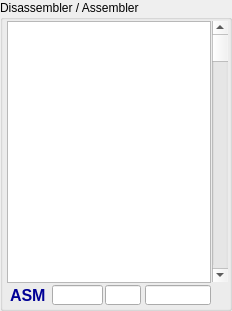
  <widget class="QGroupBox" name="DisassGroup">
   <property name="geometry">
    <rect>
     <x>10</x>
     <y>300</y>
     <width>232</width>
     <height>311</height>
    </rect>
   </property>
   <property name="title">
    <string>Disassembler / Assembler</string>
   </property>
   <widget class="QScrollBar" name="DisAssScroll">
    <property name="geometry">
     <rect>
      <x>212</x>
      <y>21</y>
      <width>16</width>
      <height>261</height>
     </rect>
    </property>
    <property name="maximum">
     <number>65790</number>
    </property>
    <property name="pageStep">
     <number>256</number>
    </property>
    <property name="orientation">
     <enum>Qt::Vertical</enum>
    </property>
   </widget>
   <widget class="QTableWidget" name="DisAssTable">
    <property name="geometry">
     <rect>
      <x>7</x>
      <y>21</y>
      <width>204</width>
      <height>262</height>
     </rect>
    </property>
    <property name="contextMenuPolicy">
     <enum>Qt::CustomContextMenu</enum>
    </property>
    <property name="verticalScrollBarPolicy">
     <enum>Qt::ScrollBarAlwaysOff</enum>
    </property>
    <property name="horizontalScrollBarPolicy">
     <enum>Qt::ScrollBarAlwaysOff</enum>
    </property>
    <property name="editTriggers">
     <set>QAbstractItemView::NoEditTriggers</set>
    </property>
    <property name="selectionMode">
     <enum>QAbstractItemView::NoSelection</enum>
    </property>
    <property name="selectionBehavior">
     <enum>QAbstractItemView::SelectRows</enum>
    </property>
    <property name="gridStyle">
     <enum>Qt::SolidLine</enum>
    </property>
    <attribute name="horizontalHeaderVisible">
     <bool>false</bool>
    </attribute>
    <attribute name="horizontalHeaderMinimumSectionSize">
     <number>23</number>
    </attribute>
    <attribute name="verticalHeaderVisible">
     <bool>false</bool>
    </attribute>
    <attribute name="verticalHeaderDefaultSectionSize">
     <number>13</number>
    </attribute>
    <attribute name="verticalHeaderHighlightSections">
     <bool>false</bool>
    </attribute>
    <attribute name="verticalHeaderMinimumSectionSize">
     <number>13</number>
    </attribute>
   </widget>
   <widget class="QLineEdit" name="AssAdresseIn">
    <property name="geometry">
     <rect>
      <x>52</x>
      <y>285</y>
      <width>51</width>
      <height>20</height>
     </rect>
    </property>
    <property name="focusPolicy">
     <enum>Qt::ClickFocus</enum>
    </property>
    <property name="styleSheet">
     <string notr="true">color: rgb(0, 0, 200);</string>
    </property>
    <property name="inputMethodHints">
     <set>Qt::ImhNone</set>
    </property>
    <property name="text">
     <string notr="true"/>
    </property>
    <property name="maxLength">
     <number>10</number>
    </property>
    <property name="echoMode">
     <enum>QLineEdit::Normal</enum>
    </property>
   </widget>
   <widget class="QLineEdit" name="AssMnemonicIn">
    <property name="geometry">
     <rect>
      <x>105</x>
      <y>285</y>
      <width>36</width>
      <height>20</height>
     </rect>
    </property>
    <property name="focusPolicy">
     <enum>Qt::ClickFocus</enum>
    </property>
    <property name="styleSheet">
     <string notr="true">color: rgb(0, 0, 200);</string>
    </property>
    <property name="inputMethodHints">
     <set>Qt::ImhNone</set>
    </property>
    <property name="text">
     <string notr="true"/>
    </property>
    <property name="maxLength">
     <number>3</number>
    </property>
   </widget>
   <widget class="QLineEdit" name="AssAdressierungIn">
    <property name="geometry">
     <rect>
      <x>145</x>
      <y>285</y>
      <width>66</width>
      <height>20</height>
     </rect>
    </property>
    <property name="focusPolicy">
     <enum>Qt::ClickFocus</enum>
    </property>
    <property name="styleSheet">
     <string notr="true">color: rgb(0, 0, 200);</string>
    </property>
    <property name="inputMethodHints">
     <set>Qt::ImhNone</set>
    </property>
    <property name="text">
     <string notr="true"/>
    </property>
    <property name="maxLength">
     <number>10</number>
    </property>
   </widget>
   <widget class="QLabel" name="label">
    <property name="geometry">
     <rect>
      <x>10</x>
      <y>287</y>
      <width>41</width>
      <height>16</height>
     </rect>
    </property>
    <property name="font">
     <font>
      <pointsize>12</pointsize>
      <weight>75</weight>
      <bold>true</bold>
     </font>
    </property>
    <property name="styleSheet">
     <string notr="true">color: rgb(0, 0, 150);</string>
    </property>
    <property name="text">
     <string>ASM</string>
    </property>
   </widget>
  </widget>
